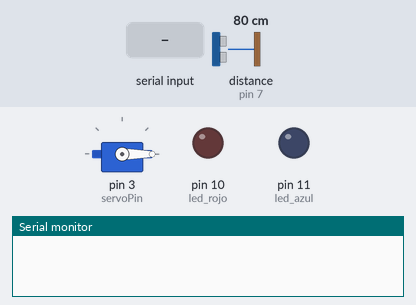
Recording of a sketch running on a simulated Arduino Uno, built with avr-gcc and run on an emulated ATmega328P. Shown: servo, output pins drawn as LEDs (lit = HIGH), the last lines printed to the serial monitor. The test bench sets the inputs (shaded band); at power-on: distance to the obstacle (sensor on pin 7) 80 cm. The echo pulse lasts 58.3 µs per cm; pins used as bus, display or sensor lines are not drawn.

Above: at 1.7 s.
1.8 s: "b" received over Serial
At 2.57 s:
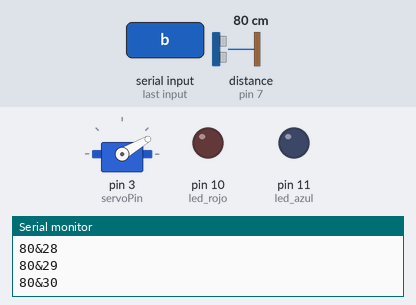
At 3.18 s:
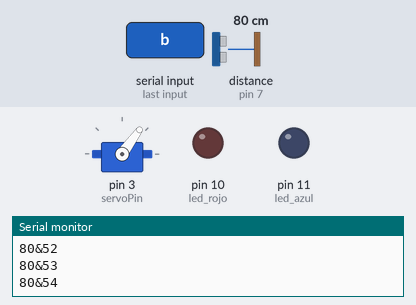
4.8 s: distance to the obstacle (sensor on pin 7) set to 2 cm
At 6.27 s:
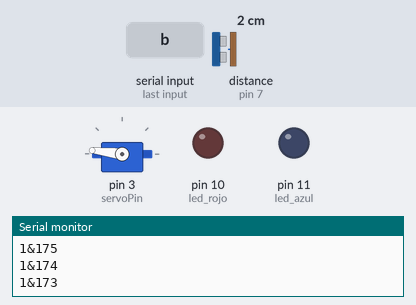
7.8 s: distance to the obstacle (sensor on pin 7) set to 4 cm
10.8 s: distance to the obstacle (sensor on pin 7) set to 60 cm
Timing chart, 0 to 14.8 s (numbered marks = the images above; inputs shaded):
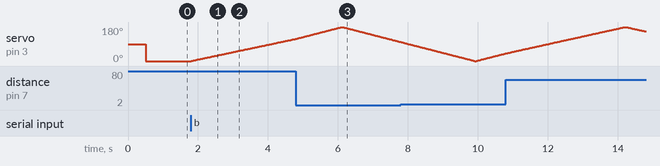

Measured:
- after the input at 1.8 s, servo on pin 3 (servoPin): moves from 0° to 118° over 3.0 s, starting at once

The sketch:

arduino.ino
```cpp
#include <Servo.h>

int rotationSpeed = 1;

int led_rojo = 10;
int led_azul = 11;

int servoPin = 3;
Servo servo;
int currentAngle;
boolean isClockWise;

boolean isOn = false;

int maxAngle = 180;
int minAngle = 0;

int echo = 7;
int trig = 8;

long duration, cm;

bool shouldClear = false;

long distancia_actual() {

  // enviar puslo por 10ms
  digitalWrite(trig, LOW);
  delayMicroseconds(5);
  digitalWrite(trig, HIGH);
  delayMicroseconds(10);
  digitalWrite(trig, LOW);

  // escuchar el pulso recibido
  pinMode(echo, INPUT);
  duration = pulseIn(echo, HIGH);

  // definir las variables iniciales en base a los datos recibidos
  cm = (duration / 2) / 29.1;


}

void setup() {

  Serial.begin(9600);
  pinMode(led_rojo, OUTPUT);
  pinMode(led_azul, OUTPUT);
  pinMode(trig, OUTPUT);
  pinMode(echo, INPUT);
  servo.attach(servoPin);

  delay(500);

  servo.write(minAngle);
  currentAngle = minAngle;
  isClockWise = true;

}

void loop() {

  while( Serial.available() > 0) {
    char message = Serial.read();
    if (message == 'b') {
      isOn = true;
    } else if (message == 's') {
      rotationSpeed = 1;
    } else if (message == 'm') {
      rotationSpeed = 3;
    } else if (message == 'f') {
      rotationSpeed = 6;
    }
  }

 while ( isOn == true ) {

    if (currentAngle < maxAngle && currentAngle >= minAngle && isClockWise == true) {
      currentAngle += rotationSpeed;
      shouldClear = false;
    } else if (currentAngle <= maxAngle && currentAngle > minAngle && isClockWise == false) {
      currentAngle -= rotationSpeed;
      shouldClear = false;
    } else if (currentAngle >= maxAngle && isClockWise == true) {
      isClockWise = false;
      shouldClear = true;
    } else if (currentAngle <= minAngle && isClockWise == false) {
      isClockWise = true;
      shouldClear = true;
    }

    distancia_actual();

    Serial.print(cm);
    Serial.print("&");
    if (shouldClear == true) {
      Serial.print("c");
      Serial.print("&");
    }
    Serial.println(currentAngle);

    servo.write(currentAngle);

    delay(20);
  }
}
```
